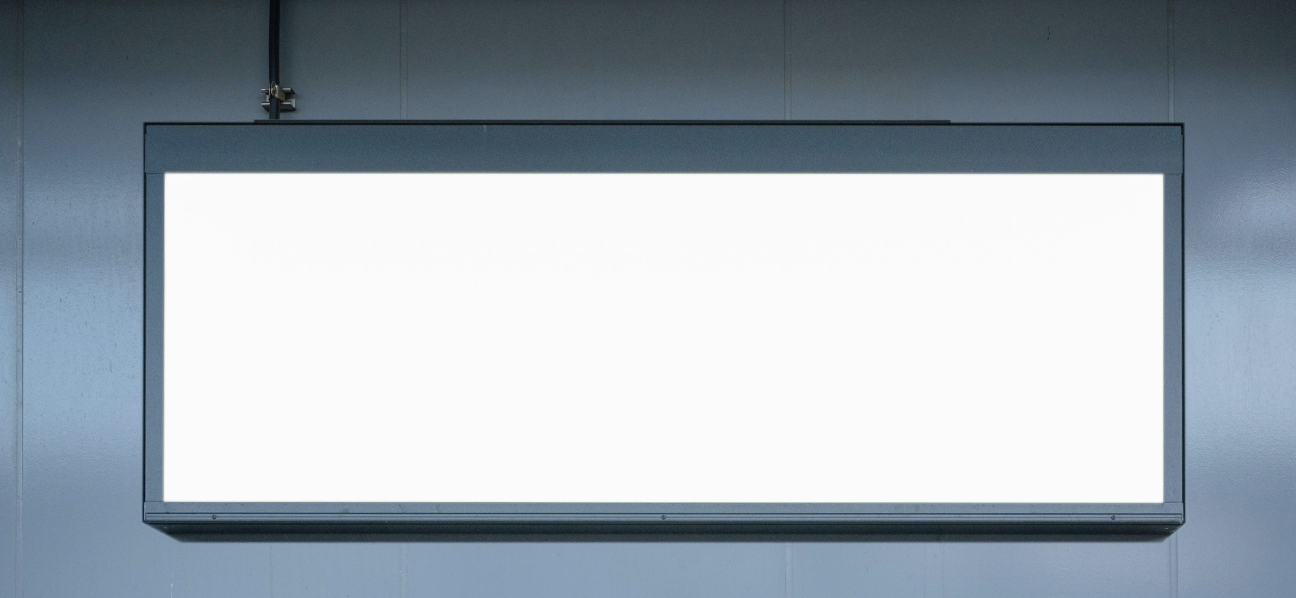
#> input picture 4.ObjectDetection/wb.png, 2592 x 1196 px (shown at 1/2 size)
$ python 4_drawing.py
#> lines starting #> are read from the running program, lines starting #| are printed output that depends on the picture
# ================================
# Drawing Shapes on an Image
# ================================
# This script demonstrates how to draw various shapes (line, rectangle, circle) and text
# on an image using OpenCV.

import cv2 as cv
import _Colors_module as c


# Read
img = cv.imread("wb.png")
#> img is the input picture: shape (1196, 2592, 3); mean B, G, R 178.8, 170.1, 160.1
# you may need to resize the img!

# Resize Image
img = cv.resize(src=img, dsize=(img.shape[1]//2, img.shape[0]//2))
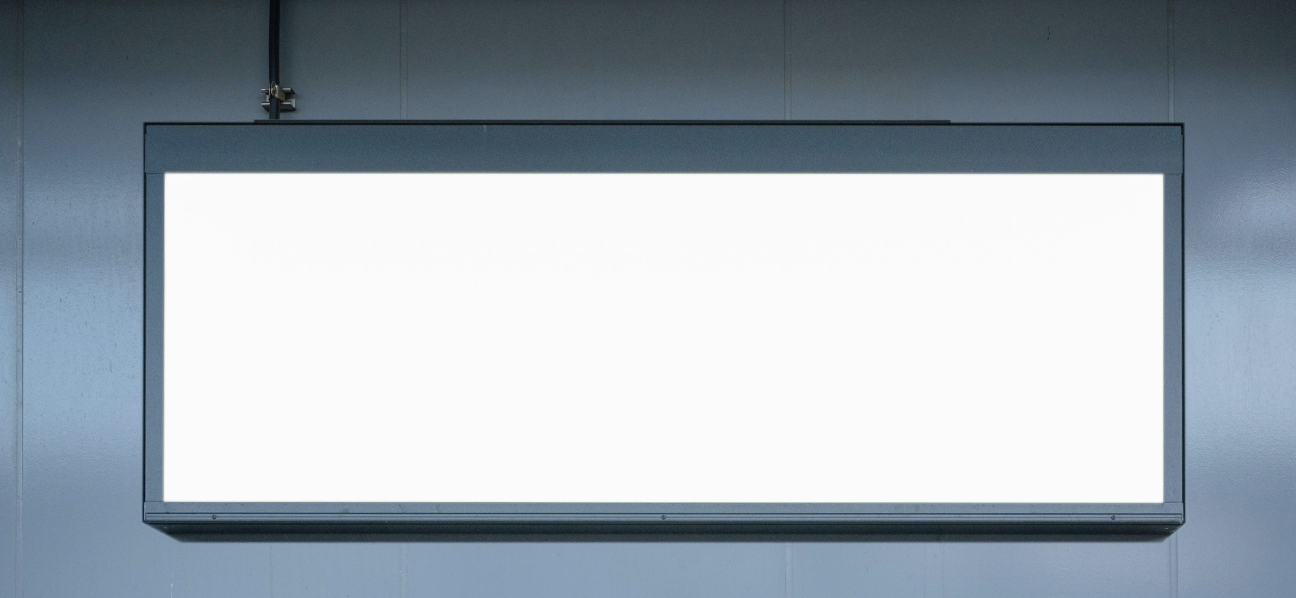
#> img: shape (598, 1296, 3); mean B, G, R 178.9, 170.2, 160.2

# Shape of the image (height, width, channels)
print(f"Image Shape: {img.shape}")
#| Image Shape: (598, 1296, 3)

# ================================
# Drawing a Line
# ================================
# cv.line(image, start_point, end_point, color, thickness)
# Draw a line from point (500, 950) to (1000, 850) with a magenta color and thickness of 6.
cv.line(img=img, pt1=(500, 300), pt2=(1000, 500), color=c.MAGENTA, thickness=6)

# ================================
# Drawing a Rectangle
# ================================
# cv.rectangle(image, top_left, bottom_right, color, thickness)
# Draw a filled red rectangle from point (600, 550) to (1040, 800) by setting thickness=-6.
# The negative thickness means the rectangle will be filled.
cv.rectangle(img=img, pt1=(200, 300), pt2=(300, 450), color=c.RED, thickness=-6)

# ================================
# Drawing a Circle
# ================================
# cv.circle(image, center, radius, color, thickness)
# Draw a blue circle centered at (1000, 900) with a radius of 60 and a thickness of 4.
cv.circle(img=img, center=(400, 400), radius=30, color=c.BLUE, thickness=-1)

# ================================
# Adding Text
# ================================
# cv.putText(image, text, origin, fontFace, fontScale, color, thickness)
# Add the text "This is a text" at position (1700, 1000) with a font size of 2 and black color.
cv.putText(img=img, text="This is a text", org=(200, 250), fontFace=5, fontScale=2, color=c.BLACK, thickness=3)
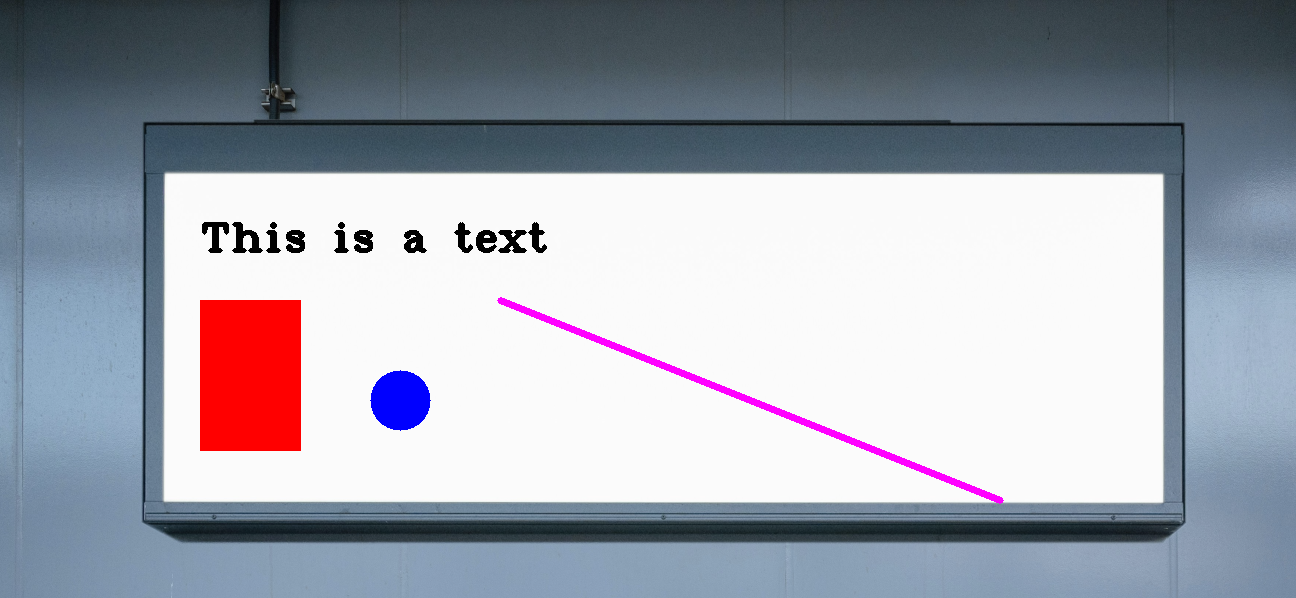
#> img: shape (598, 1296, 3); mean B, G, R 172.8, 161.9, 158.2

# Display
cv.imshow("Drawings on Image", img)
cv.waitKey(0)
cv.destroyAllWindows()


# ================================
# Note:
# ================================
# - **Line**: A simple line can be drawn by defining two points and setting the desired color and thickness.
# - **Rectangle**: A rectangle is defined by its top-left and bottom-right corner. A negative thickness will fill the shape.
# - **Circle**: Circles are defined by their center, radius, color, and thickness.
# - **Text**: Text can be added at any location on the image using a specific font style and size.
#
# **Coordinate System**:
# - The coordinate system in OpenCV images is (0, 0) at the top-left corner of the image.
# - The x-axis increases from left to right, and the y-axis increases from top to bottom.
#
# **Note**:
# - The colors (e.g., `MAGENTA`, `RED`, `BLUE`, `BLACK`) are likely defined in your custom `_Colors_module.py`.


# Axis:
################ x
# 0 1 2 3 4 5 6
# 1
# 2
# 3
# 4
# 5
# 6
#
# y
